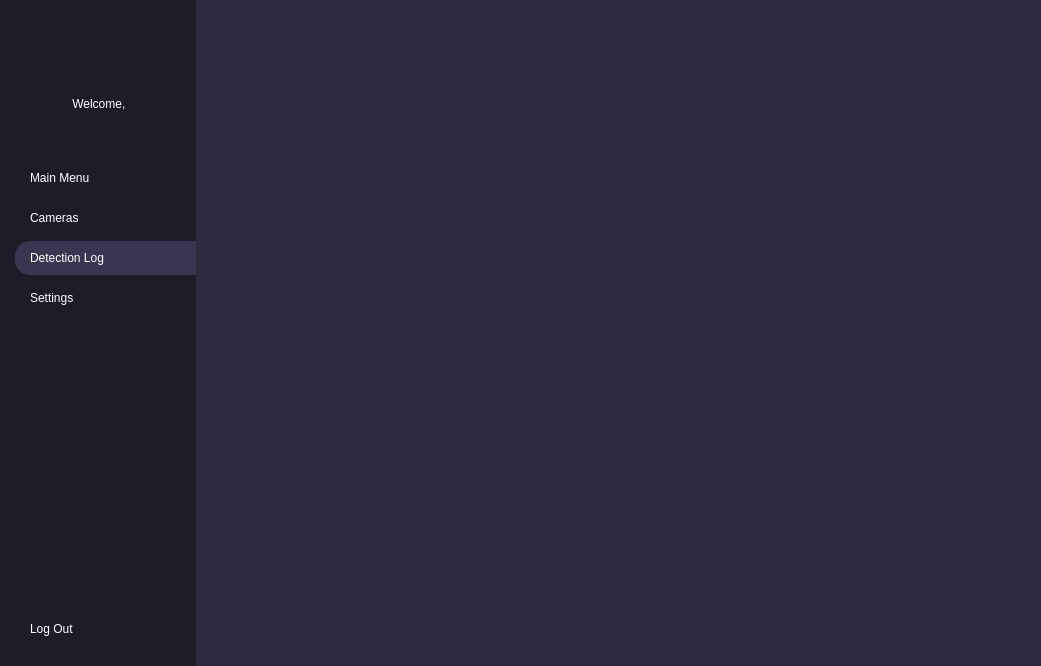
<?xml version="1.0" encoding="UTF-8"?>
<ui version="4.0">
 <class>MainWindow</class>
 <widget class="QMainWindow" name="MainWindow">
  <property name="geometry">
   <rect>
    <x>0</x>
    <y>0</y>
    <width>1041</width>
    <height>666</height>
   </rect>
  </property>
  <property name="minimumSize">
   <size>
    <width>1041</width>
    <height>666</height>
   </size>
  </property>
  <property name="windowTitle">
   <string>MainWindow</string>
  </property>
  <property name="styleSheet">
   <string notr="true">*{
	border: none;
	background-color: transparent;
	background: none;
	padding: 0;
	margin: 0;
	color: #fff;
	font-size: 12px;
}

#leftMenuContainer{
	background-color: #1e1c29;
}

#leftMenuSubContainer QPushButton {
	text-align: left;
	padding: 10px 15px;
	border-bottom-left-radius: 15px;
	border-top-left-radius: 15px;
}

#centralwidget{
	background-color: #2E2B3F;
}</string>
  </property>
  <widget class="QWidget" name="centralwidget">
   <layout class="QHBoxLayout" name="horizontalLayout">
    <property name="spacing">
     <number>0</number>
    </property>
    <property name="leftMargin">
     <number>0</number>
    </property>
    <property name="topMargin">
     <number>0</number>
    </property>
    <property name="rightMargin">
     <number>0</number>
    </property>
    <property name="bottomMargin">
     <number>0</number>
    </property>
    <item alignment="Qt::AlignLeft">
     <widget class="QWidget" name="leftMenuContainer" native="true">
      <property name="styleSheet">
       <string notr="true"/>
      </property>
      <layout class="QVBoxLayout" name="verticalLayout_2">
       <property name="spacing">
        <number>0</number>
       </property>
       <property name="leftMargin">
        <number>0</number>
       </property>
       <property name="topMargin">
        <number>0</number>
       </property>
       <property name="rightMargin">
        <number>0</number>
       </property>
       <property name="bottomMargin">
        <number>0</number>
       </property>
       <item alignment="Qt::AlignLeft">
        <widget class="QFrame" name="leftMenuSubContainer">
         <property name="styleSheet">
          <string notr="true"/>
         </property>
         <property name="frameShape">
          <enum>QFrame::StyledPanel</enum>
         </property>
         <property name="frameShadow">
          <enum>QFrame::Raised</enum>
         </property>
         <layout class="QVBoxLayout" name="verticalLayout">
          <property name="spacing">
           <number>0</number>
          </property>
          <property name="leftMargin">
           <number>15</number>
          </property>
          <property name="topMargin">
           <number>0</number>
          </property>
          <property name="rightMargin">
           <number>0</number>
          </property>
          <property name="bottomMargin">
           <number>0</number>
          </property>
          <item>
           <widget class="QFrame" name="leftMenuTopFrame">
            <property name="frameShape">
             <enum>QFrame::StyledPanel</enum>
            </property>
            <property name="frameShadow">
             <enum>QFrame::Raised</enum>
            </property>
            <layout class="QVBoxLayout" name="verticalLayout_4">
             <property name="leftMargin">
              <number>0</number>
             </property>
             <property name="topMargin">
              <number>20</number>
             </property>
             <property name="rightMargin">
              <number>10</number>
             </property>
             <property name="bottomMargin">
              <number>0</number>
             </property>
             <item>
              <widget class="QLabel" name="LogoLabel">
               <property name="minimumSize">
                <size>
                 <width>171</width>
                 <height>71</height>
                </size>
               </property>
               <property name="maximumSize">
                <size>
                 <width>171</width>
                 <height>71</height>
                </size>
               </property>
               <property name="text">
                <string/>
               </property>
               <property name="pixmap">
                <pixmap>logo.png</pixmap>
               </property>
               <property name="scaledContents">
                <bool>true</bool>
               </property>
              </widget>
             </item>
             <item>
              <widget class="QLabel" name="WelcomeLabel">
               <property name="styleSheet">
                <string notr="true">Color: white;</string>
               </property>
               <property name="text">
                <string>Welcome, </string>
               </property>
               <property name="alignment">
                <set>Qt::AlignCenter</set>
               </property>
              </widget>
             </item>
            </layout>
           </widget>
          </item>
          <item>
           <spacer name="verticalSpacer_2">
            <property name="orientation">
             <enum>Qt::Vertical</enum>
            </property>
            <property name="sizeType">
             <enum>QSizePolicy::Fixed</enum>
            </property>
            <property name="sizeHint" stdset="0">
             <size>
              <width>20</width>
              <height>40</height>
             </size>
            </property>
           </spacer>
          </item>
          <item>
           <widget class="QFrame" name="leftMenuMiddleFrame">
            <property name="styleSheet">
             <string notr="true">QPushButton:hover {
    background-color: #3a364f;  /* Background color on hover */
}
</string>
            </property>
            <property name="frameShape">
             <enum>QFrame::StyledPanel</enum>
            </property>
            <property name="frameShadow">
             <enum>QFrame::Raised</enum>
            </property>
            <layout class="QVBoxLayout" name="verticalLayout_5">
             <property name="leftMargin">
              <number>0</number>
             </property>
             <property name="topMargin">
              <number>10</number>
             </property>
             <property name="rightMargin">
              <number>0</number>
             </property>
             <property name="bottomMargin">
              <number>0</number>
             </property>
             <item>
              <widget class="QPushButton" name="MainMenuButton">
               <property name="mouseTracking">
                <bool>true</bool>
               </property>
               <property name="styleSheet">
                <string notr="true"/>
               </property>
               <property name="text">
                <string>Main Menu</string>
               </property>
               <property name="icon">
                <iconset>
                 <normaloff>icons/home.svg</normaloff>icons/home.svg</iconset>
               </property>
              </widget>
             </item>
             <item>
              <widget class="QPushButton" name="CamerasButton">
               <property name="styleSheet">
                <string notr="true"/>
               </property>
               <property name="text">
                <string>Cameras</string>
               </property>
               <property name="icon">
                <iconset>
                 <normaloff>icons/camera.svg</normaloff>icons/camera.svg</iconset>
               </property>
              </widget>
             </item>
             <item>
              <widget class="QPushButton" name="DetectionLogButton">
               <property name="styleSheet">
                <string notr="true">background-color: #3a364f;</string>
               </property>
               <property name="text">
                <string>Detection Log</string>
               </property>
               <property name="icon">
                <iconset>
                 <normaloff>icons/search.svg</normaloff>icons/search.svg</iconset>
               </property>
              </widget>
             </item>
             <item>
              <widget class="QPushButton" name="SettingsButton">
               <property name="text">
                <string>Settings</string>
               </property>
               <property name="icon">
                <iconset>
                 <normaloff>icons/settings.svg</normaloff>icons/settings.svg</iconset>
               </property>
              </widget>
             </item>
            </layout>
           </widget>
          </item>
          <item>
           <spacer name="verticalSpacer">
            <property name="orientation">
             <enum>Qt::Vertical</enum>
            </property>
            <property name="sizeHint" stdset="0">
             <size>
              <width>20</width>
              <height>40</height>
             </size>
            </property>
           </spacer>
          </item>
          <item alignment="Qt::AlignBottom">
           <widget class="QFrame" name="leftMenuBottomFrame">
            <property name="frameShape">
             <enum>QFrame::StyledPanel</enum>
            </property>
            <property name="frameShadow">
             <enum>QFrame::Raised</enum>
            </property>
            <layout class="QVBoxLayout" name="verticalLayout_3">
             <property name="leftMargin">
              <number>0</number>
             </property>
             <property name="topMargin">
              <number>0</number>
             </property>
             <property name="rightMargin">
              <number>0</number>
             </property>
             <property name="bottomMargin">
              <number>20</number>
             </property>
             <item>
              <widget class="QPushButton" name="LogoutButton">
               <property name="styleSheet">
                <string notr="true">QPushButton:hover {
    background-color: #3a364f;  /* Background color on hover */
}
</string>
               </property>
               <property name="text">
                <string>Log Out</string>
               </property>
               <property name="icon">
                <iconset>
                 <normaloff>icons/log-out.svg</normaloff>icons/log-out.svg</iconset>
               </property>
              </widget>
             </item>
            </layout>
           </widget>
          </item>
         </layout>
        </widget>
       </item>
      </layout>
     </widget>
    </item>
    <item>
     <widget class="QWidget" name="widget" native="true"/>
    </item>
   </layout>
  </widget>
 </widget>
 <resources/>
 <connections/>
</ui>
